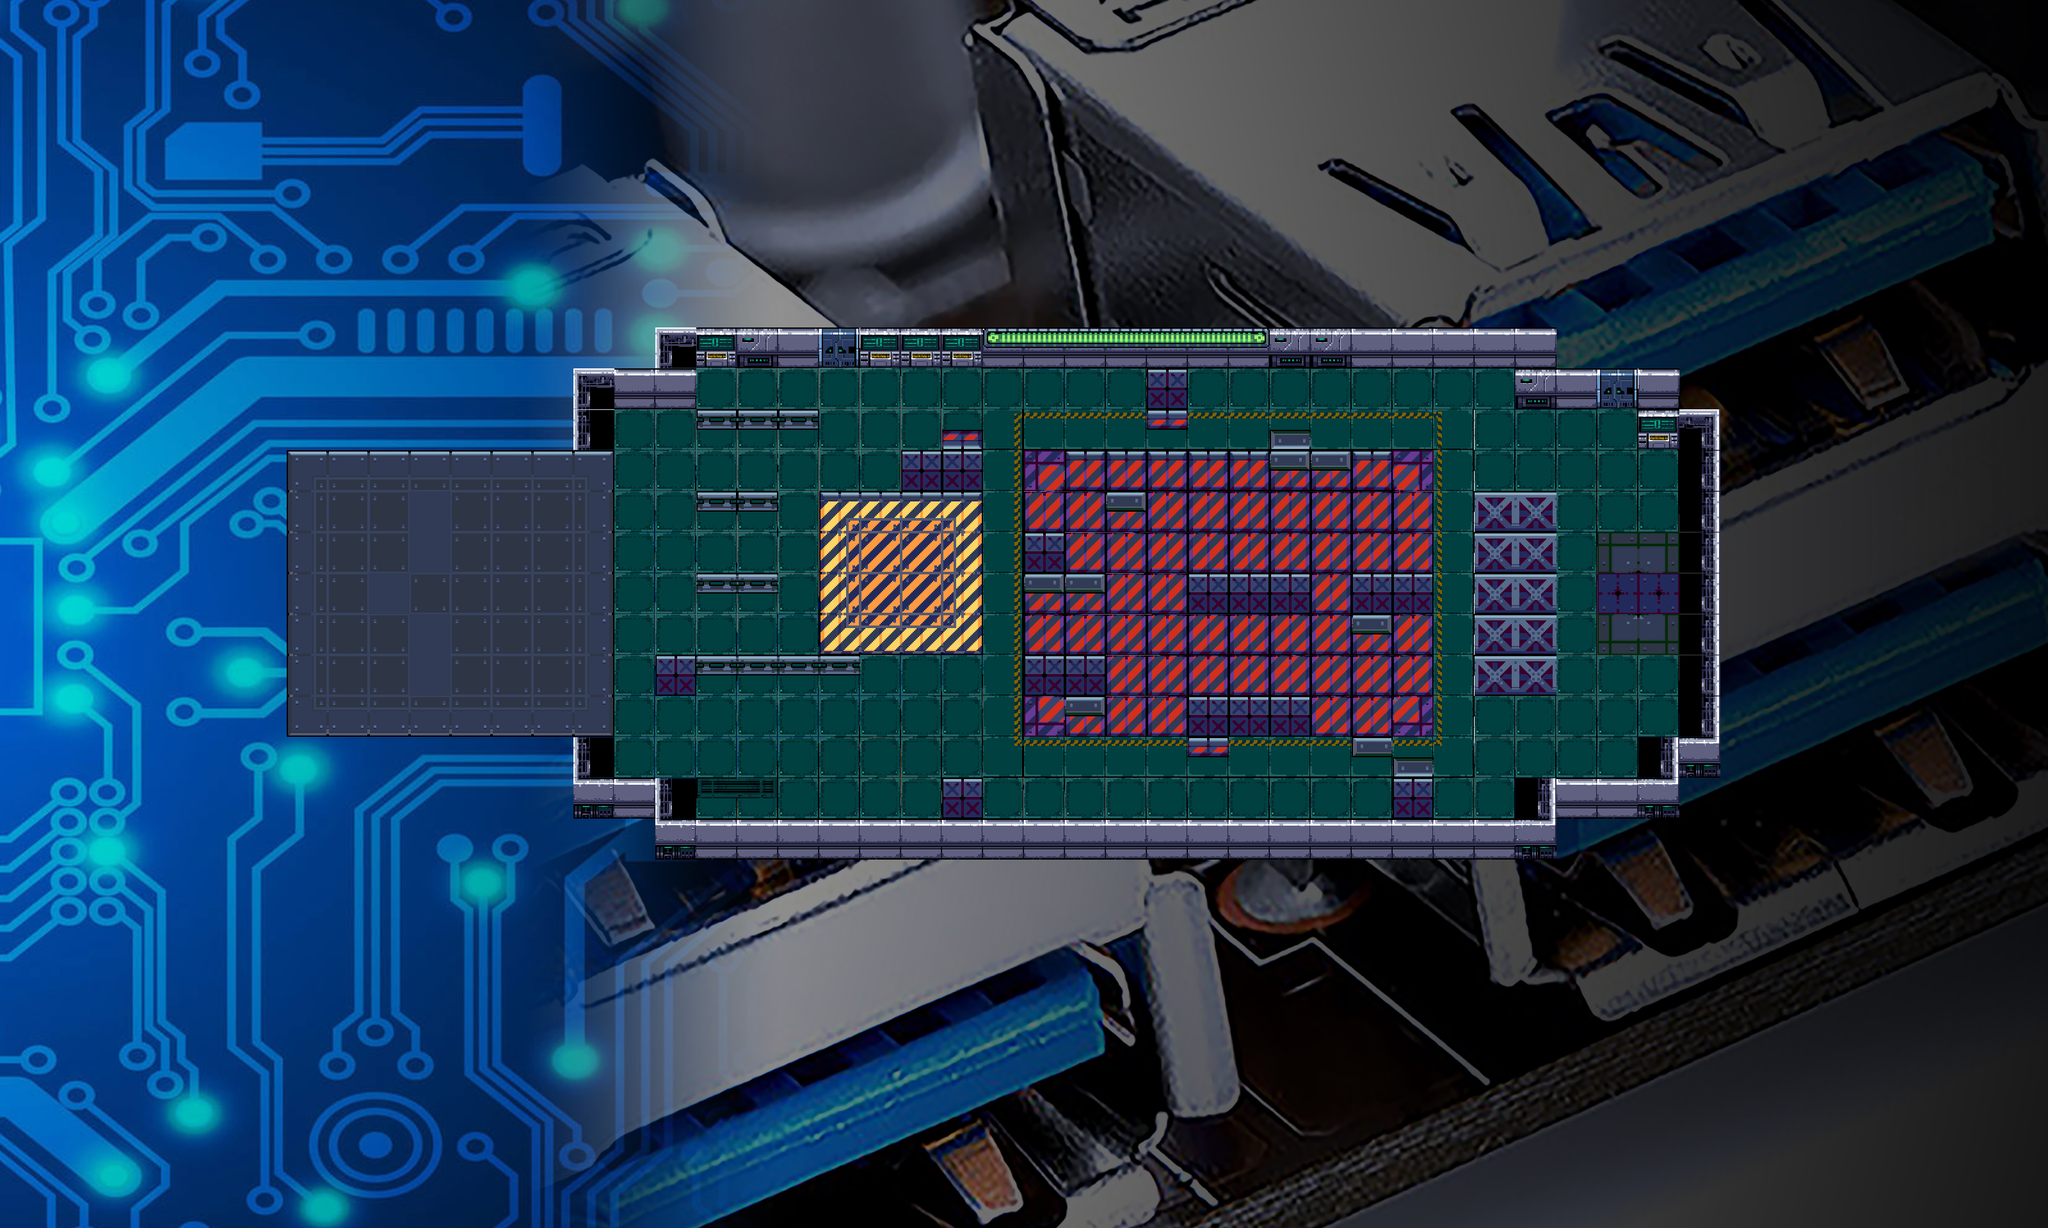

Tiled map render using the project's own tile images. Description and the map definition, with tile-layer contents summarised, below:
An orthogonal 50x30 tile map with 64x64 px tiles, 5 tile layers (Background, Ground, Walls, Corners, ...), 1 hidden layer not drawn, 2 tilesets and 63 objects (39x wall, 6x +, 4x block, finish, chest, ...).

<map version="1.9" tiledversion="1.9.2" orientation="orthogonal" renderorder="right-down" width="50" height="30" tilewidth="64" tileheight="64" infinite="0" nextlayerid="12" nextobjectid="125">
 <tileset firstgid="1" source="../img/lvl1_bg.tsx" />
 <tileset firstgid="2081" source="../img/final_tilemap.tsx" />
 <layer id="1" name="Background" width="50" height="30">
  <data>[1500 cells, 1500 non-empty, 1500 distinct tile ids]</data>
 </layer>
 <group id="9" name="Group 1">
  <layer id="2" name="Ground" width="50" height="30">
   <data>[1500 cells, 332 non-empty, 42 distinct tile ids]</data>
  </layer>
  <layer id="8" name="Walls" width="50" height="30">
   <data>[1500 cells, 71 non-empty, 8 distinct tile ids]</data>
  </layer>
  <layer id="7" name="Inivible Wall" width="50" height="30" visible="0">
   <data>[1500 cells, 23 non-empty, 1 distinct tile ids]</data>
  </layer>
  <layer id="3" name="Corners" width="50" height="30">
   <data>[1500 cells, 3 non-empty, 2 distinct tile ids]</data>
  </layer>
  <layer id="4" name="Map Objects" width="50" height="30">
   <data>[1500 cells, 117 non-empty, 22 distinct tile ids]</data>
  </layer>
 </group>
 <objectgroup id="11" name="Object Layer 1">
  <object id="62" name="wall" x="1024" y="1280" width="1408" height="64" />
  <object id="63" name="wall" x="2368" y="1216" width="256" height="64" />
  <object id="64" name="wall" x="2624" y="640" width="64" height="576" />
  <object id="65" name="wall" x="2368" y="576" width="256" height="64" />
  <object id="66" name="wall" x="1024" y="512" width="1408" height="64" />
  <object id="67" name="wall" x="896" y="576" width="192" height="64" />
  <object id="68" name="wall" x="2560" y="640" width="64" height="64" />
  <object id="69" name="wall" x="2560" y="1152" width="64" height="64" />
  <object id="70" name="wall" x="896" y="640" width="64" height="64" />
  <object id="71" name="wall" x="896" y="1152" width="64" height="64" />
  <object id="72" name="wall" x="896" y="1216" width="192" height="64" />
  <object id="73" name="wall" x="384" y="640" width="512" height="64" />
  <object id="74" name="wall" x="384" y="704" width="64" height="512" />
  <object id="75" name="wall" x="448" y="1152" width="448" height="64" />
  <object id="76" name="wall" x="2304" y="768" width="128" height="320" />
  <object id="77" name="finish" x="512" y="896" width="128" height="64">
   <ellipse />
  </object>
  <object id="78" name="chest" x="1389" y="876" width="40" height="40" />
  <object id="79" name="player" x="2568" y="885" width="50" height="75" />
  <object id="80" name="wall" x="1088" y="640" width="192" height="32" />
  <object id="81" name="wall" x="1088" y="768" width="128" height="32" />
  <object id="82" name="wall" x="1088" y="896" width="128" height="32" />
  <object id="83" name="wall" x="1088" y="1024" width="256" height="32" />
  <object id="84" name="wall" x="1024" y="1024" width="64" height="64" />
  <object id="85" name="wall" x="1472" y="1216" width="64" height="64" />
  <object id="86" name="wall" x="1408" y="704" width="128" height="64" />
  <object id="87" name="wall" x="1472" y="672" width="64" height="32" />
  <object id="88" name="wall" x="1856" y="896" width="192" height="64" />
  <object id="89" name="wall" x="1600" y="832" width="64" height="64" />
  <object id="90" name="wall" x="2176" y="1184" width="64" height="96" />
  <object id="91" name="wall" x="2112" y="896" width="128" height="64" />
  <object id="92" name="wall" x="1856" y="1088" width="192" height="64" />
  <object id="93" name="wall" x="1600" y="1024" width="128" height="64" />
  <object id="94" name="wall" x="1984" y="704" width="128" height="32" />
  <object id="95" name="wall" x="1600" y="896" width="128" height="32" />
  <object id="96" name="wall" x="2112" y="960" width="64" height="32" />
  <object id="97" name="wall" x="1664" y="1088" width="64" height="32" />
  <object id="98" name="wall" x="1856" y="1152" width="64" height="32" />
  <object id="99" name="wall" x="1728" y="768" width="64" height="32" />
  <object id="100" name="wall" x="1792" y="576" width="64" height="64" />
  <object id="101" name="wall" x="1792" y="640" width="64" height="32" />
  <object id="102" name="wall" x="1984" y="672" width="64" height="32" />
  <object id="103" name="wall" x="2112" y="1152" width="64" height="32" />
  <object id="104" x="1725.33" y="1640" width="56" height="1.33333" />
  <object id="105" name="4" x="2320" y="1104" width="32" height="32" />
  <object id="106" name="+" x="2118.5" y="1000" width="48" height="48" />
  <object id="107" name="5" x="2126" y="1216" width="32" height="32" />
  <object id="108" name="+" x="1871" y="1217" width="32" height="32" />
  <object id="109" name="6" x="1808" y="1104" width="32" height="32" />
  <object id="110" name="+" x="1808" y="908" width="32" height="32" />
  <object id="111" name="7" x="1680" y="848" width="32" height="32" />
  <object id="112" name="+" x="1424" y="592" width="32" height="32" />
  <object id="113" name="8" x="1360" y="720" width="32" height="32" />
  <object id="114" name="block" x="1104" y="720" width="32" height="32" />
  <object id="115" name="block" x="1104" y="848" width="32" height="32" />
  <object id="116" name="block" x="1104" y="976" width="32" height="32" />
  <object id="117" name="block" x="1040" y="1104" width="32" height="32" />
  <object id="118" name="1" x="2320" y="720" width="32" height="32" />
  <object id="119" name="+" x="2128" y="848" width="32" height="32" />
  <object id="120" name="2" x="2000" y="848" width="32" height="32" />
  <object id="121" name="3" x="1936" y="720" width="32" height="32" />
  <object id="122" name="+" x="2064" y="592" width="32" height="32" />
  <object id="123" name="radio" x="975" y="656" width="32" height="32" />
  <object id="124" name="radiofinal" x="1393" y="880" width="32" height="32" />
 </objectgroup>
</map>
